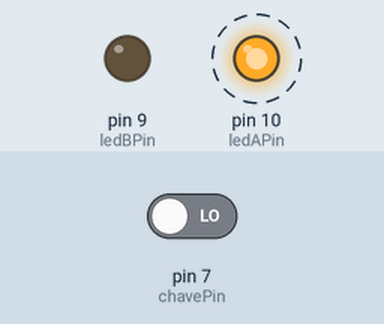
The sketch below on a simulated Arduino Uno, built with avr-gcc and run on an emulated ATmega328P. Shown: output pins drawn as LEDs (lit = HIGH). Dashed ring = blinking. Inputs (shaded band) come from the test bench; at power-on: pin 7 (chavePin) LOW.

Above: at 1.7 s.
2.1 s: pin 7 (chavePin) driven HIGH
At 2.5 s:
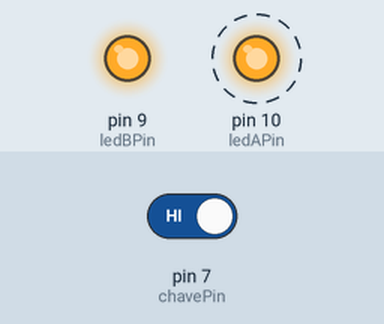
Timing chart, 0 to 11.1 s (numbered marks = the images above; inputs shaded):
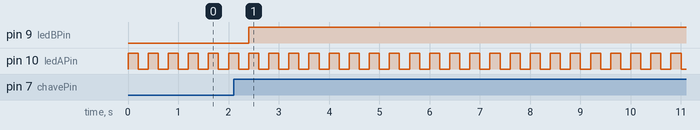

Measured:
- after the input at 2.1 s, pin 9 (ledBPin): LOW → HIGH after 0.30 s
- by itself, pin 10 (ledAPin): alternates HIGH for 0.20 s and LOW for 0.20 s

The sketch:

Firmware.ino
```cpp
//GPIO

int ledAPin = 10;
int ledBPin = 9;
int chavePin = 7;

void setup(){
  pinMode(ledAPin, OUTPUT);
  pinMode(ledBPin, OUTPUT);
  pinMode(chavePin, INPUT);
}

void loop(){
  digitalWrite(ledAPin, HIGH);
  delay(200);
  digitalWrite(ledAPin, LOW);
  delay(200);
  int estadoChave = digitalRead(chavePin);
  if(estadoChave == HIGH){
    digitalWrite(ledBPin, HIGH);
  }
}
```
